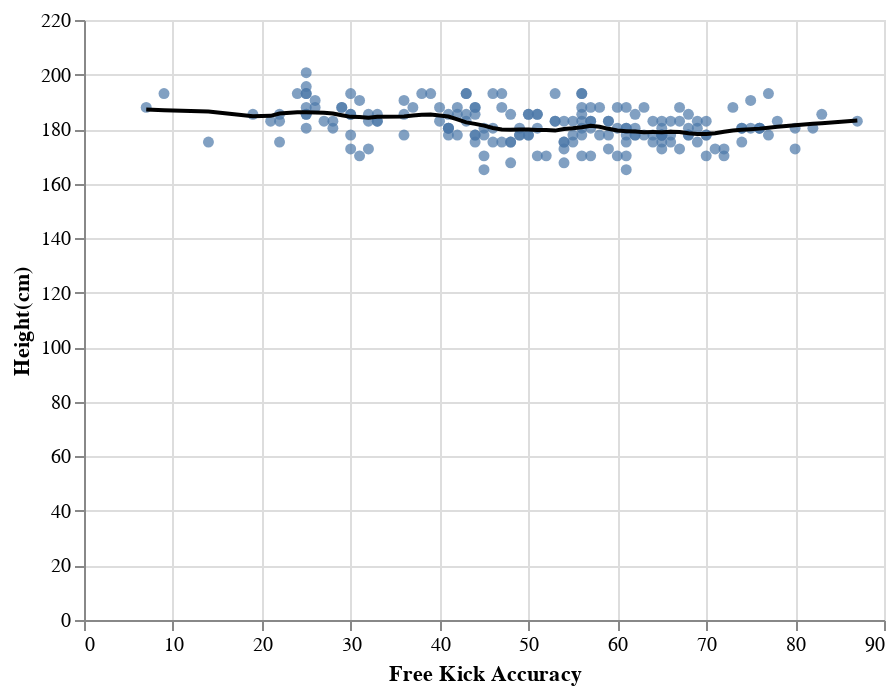

Notebook cell for this chart:
### Code cell
# The graph shows people with height at 180 have higher score at free kick

base_mod2 = alt.Chart(player_mod3).mark_circle().encode(
x = alt.X('free_kick_accuracy:Q',title = 'Free Kick Accuracy'),
y = alt.Y('Height', title = 'Height(cm)'))

smooth_mod1 = base_mod2.transform_loess(
    on = 'free_kick_accuracy',
    loess = 'Height',
    bandwidth = 0.2
).mark_line(color = 'black')

base_mod2 + smooth_mod1

### Figure 1 — Vega-Lite specification as saved in the notebook (floating-point values rounded to 4 significant figures; data arrays with more than 128 entries replaced by an {"elided": "..."} marker saying what was removed)
{"config": {"view": {"continuousWidth": 400, "continuousHeight": 300}}, "layer": [{"mark": "circle", "encoding": {"x": {"field": "free_kick_accuracy", "title": "Free Kick Accuracy", "type": "quantitative"}, "y": {"field": "Height", "title": "Height(cm)", "type": "quantitative"}}}, {"mark": {"type": "line", "color": "black"}, "encoding": {"x": {"field": "free_kick_accuracy", "title": "Free Kick Accuracy", "type": "quantitative"}, "y": {"field": "Height", "title": "Height(cm)", "type": "quantitative"}}, "transform": [{"loess": "Height", "on": "free_kick_accuracy", "bandwidth": 0.2}]}], "data": {"name": "data-a99ac79fa57b50049f95da5096e4f27d"}, "$schema": "https://vega.github.io/schema/vega-lite/v4.17.0.json", "datasets": {"data-a99ac79fa57b50049f95da5096e4f27d": {"elided": "184 records"}}}
